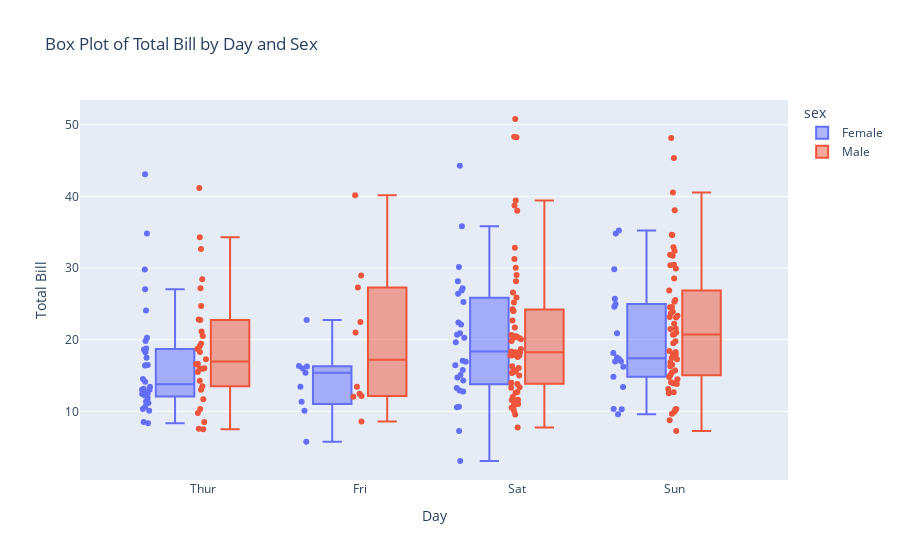

The notebook cell this image was saved under:
### Markdown cell above
### Question2

### Code cell
# Plotly Express provides a wide range of high-level functions to create interactive visualizations. To plot a box plot using the "tips" dataset in Plotly Express, you'll first need to import the Plotly library and load the "tips" dataset. Then, you can use Plotly Express to create the box plot.

# Please make sure you have Plotly installed. If you don't have it, you can install it using the following command:

# Here's how you can create the box plot:

import plotly.express as px

# Load the "tips" dataset
tips_data = px.data.tips()

# Create a box plot using Plotly Express
fig = px.box(tips_data, x='day', y='total_bill', color='sex', title='Box Plot of Total Bill by Day and Sex',
             labels={'day': 'Day', 'total_bill': 'Total Bill'},
             category_orders={'day': ['Thur', 'Fri', 'Sat', 'Sun']},
             points='all', # 'all' shows individual data points; False shows only whiskers and box
             hover_data=['size', 'tip'])

# Show the plot
fig.show()

# In this code, we used px.box from Plotly Express to create the box plot. The x and y parameters are set to 'day' and 'total_bill', respectively, to specify the columns for the x-axis and y-axis of the box plot. The color parameter is set to 'sex' to differentiate the boxes by the 'sex' column.

# The labels parameter is used to provide custom labels for the x and y axes. The title parameter sets the title of the plot. The category_orders parameter is used to set the order of the 'day' categories for better control of the x-axis labels.

# The points parameter is set to 'all' to show individual data points along with the boxes. If you set it to False, only the whiskers and box will be shown without individual data points.

# The hover_data parameter allows you to include additional columns in the tooltip that will appear when you hover over each box.

# Running this code will create an interactive box plot showing the distribution of total bills by day and sex in the "tips" dataset. Each box represents the data distribution for a specific day and sex combination, and individual data points are displayed along with the boxes for further exploration.

### Figure 1 — Plotly figure (JSON) as saved in the notebook; plotly's stock layout.template omitted (floating-point values rounded to 4 significant figures; data arrays with more than 128 entries replaced by an {"elided": "..."} marker saying what was removed)
{"data": [{"alignmentgroup": "True", "boxpoints": "all", "customdata": {"elided": "87x2 float values"}, "hovertemplate": "sex=Female<br>Day=%{x}<br>Total Bill=%{y}<br>size=%{customdata[0]}<br>tip=%{customdata[1]}<extra></extra>", "legendgroup": "Female", "marker": {"color": "#636efa"}, "name": "Female", "notched": false, "offsetgroup": "Female", "orientation": "v", "showlegend": true, "type": "box", "x": ["Sun", "Sun", "Sun", "Sun", "Sun", "Sun", "Sat", "Sat", "Sat", "Sat", "Sat", "Sat", "Sun", "Sun", "Sat", "Sat", "Sat", "Sat", "Sat", "Sat", "Sat", "Thur", "Thur", "Fri", "Fri", "Fri", "Fri", "Fri", "Sat", "Sat", "Sat", "Sat", "Sat", "Sun", "Sun", "Thur", "Thur", "Thur", "Thur", "Thur", "Thur", "Thur", "Thur", "Thur", "Thur", "Thur", "Thur", "Thur", "Thur", "Thur", "Thur", "Thur", "Thur", "Thur", "Thur", "Thur", "Thur", "Sun", "Sun", "Sun", "Sun", "Sun", "Sat", "Sat", "Sun", "Sun", "Sun", "Thur", "Thur", "Thur", "Thur", "Thur", "Thur", "Thur", "Sat", "Sat", "Sat", "Sat", "Sat", "Fri", "Fri", "Fri", "Fri", "Sat", "Sat", "Sat", "Thur"], "x0": " ", "xaxis": "x", "y": [16.99, 24.59, 35.26, 14.83, 10.33, 16.97, 20.29, 15.77, 19.65, 15.06, 20.69, 16.93, 10.29, 34.81, 26.41, 16.45, 3.07, 17.07, 26.86, 25.28, 14.73, 10.07, 34.83, 5.75, 16.32, 22.75, 11.35, 15.38, 44.3, 22.42, 20.92, 14.31, 7.25, 25.71, 17.31, 10.65, 12.43, 24.08, 13.42, 12.48, 29.8, 14.52, 11.38, 20.27, 11.17, 12.26, 18.26, 8.51, 10.33, 14.15, 13.16, 17.47, 27.05, 16.43, 8.35, 18.64, 11.87, 29.85, 25, 13.39, 16.21, 17.51, 10.59, 10.63, 9.6, 20.9, 18.15, 19.81, 43.11, 13, 12.74, 13, 16.4, 16.47, 12.76, 13.27, 28.17, 12.9, 30.14, 13.42, 15.98, 16.27, 10.09, 22.12, 35.83, 27.18, 18.78], "y0": " ", "yaxis": "y"}, {"alignmentgroup": "True", "boxpoints": "all", "customdata": {"elided": "157x2 float values"}, "hovertemplate": "sex=Male<br>Day=%{x}<br>Total Bill=%{y}<br>size=%{customdata[0]}<br>tip=%{customdata[1]}<extra></extra>", "legendgroup": "Male", "marker": {"color": "#EF553B"}, "name": "Male", "notched": false, "offsetgroup": "Male", "orientation": "v", "showlegend": true, "type": "box", "x": {"elided": "157 str values"}, "x0": " ", "xaxis": "x", "y": {"elided": "157 float values"}, "y0": " ", "yaxis": "y"}], "layout": {"autosize": true, "boxmode": "group", "legend": {"title": {"text": "sex"}, "tracegroupgap": 0}, "title": {"text": "Box Plot of Total Bill by Day and Sex"}, "xaxis": {"anchor": "y", "autorange": true, "categoryarray": ["Thur", "Fri", "Sat", "Sun"], "categoryorder": "array", "domain": [0, 1], "range": [-0.7758, 3.725], "title": {"text": "Day"}, "type": "category"}, "yaxis": {"anchor": "x", "autorange": true, "domain": [0, 1], "range": [0.4178, 53.46], "title": {"text": "Total Bill"}, "type": "linear"}}}
